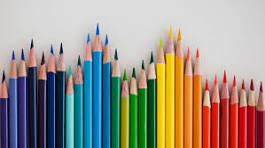
#> input picture Images/pencils.jpeg, 265 x 148 px, found by its file name
$ jupyter execute spatial_filtering.ipynb   (shell and % lines are left out)
#> lines starting #> are read from the running program, lines starting #| are printed output that depends on the picture; long printed decimals are rounded
[cell 1]
import numpy as np
import cv2 as cv

f = np.array([[0, 0, 0, 0, 0, 0, 0, 0],
              [0, 0, 0, 0, 0, 0, 0, 0],
              [0, 0, 0, 0, 0, 0, 0, 0],
              [0, 0, 180, 90, 90, 180, 90, 0],
              [0, 0, 180, 90, 180, 180, 0, 0],
              [0, 0, 0, 0, 0, 0, 0, 0],
              [0, 0, 0, 0, 0, 0, 0, 0]])
k = 1/9*np.array([[1, 1, 1], [1, 1, 1], [1, 1, 1]])
g = cv.filter2D(f.astype(np.float32), -1, k.astype(np.float32))
print(g)

# Average Filtering Using Loops

[cell 2]
import cv2 as cv
import matplotlib.pyplot as plt
import numpy as np
import math

def filter(image, kernel):
    assert kernel.shape[0] % 2 == 1 and kernel.shape[1] % 2 == 1
    k_hh, k_hw = kernel.shape[0] // 2, kernel.shape[1] // 2
    h, w = image.shape
    image_float = cv.normalize(image.astype('float'), None, 0.0, 1.0, cv.NORM_MINMAX)
    result = np.zeros(image.shape, dtype='float')

    for m in range(k_hh, h - k_hh):
        for n in range(k_hw, w - k_hw):
            result[m, n] = np.dot(image_float[m - k_hh:m + k_hh + 1, n - k_hw:n + k_hw + 1].flatten(), kernel.flatten())
    return result

# Adjust the image path if necessary
img = cv.imread('C:/Users/nadil/Desktop/EN3160_Image_Processing_and_Machine_Vision/images/pencils.jpeg', cv.IMREAD_GRAYSCALE)
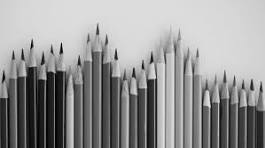
#> img: shape (148, 265); min 0, max 235, mean 149
if img is None:
    raise FileNotFoundError("Image file not found. Please check the file path.")

f, axarr = plt.subplots(1, 2)
axarr[0].imshow(img, cmap="gray")
axarr[0].set_title('Original')

kernel = np.array([[1/9, 1/9, 1/9],
                   [1/9, 1/9, 1/9],
                   [1/9, 1/9, 1/9]], dtype='float')

imgb = filter(img, kernel)
#> after the loop in filter, `for m in range(k_hh, h - k_hh):`:
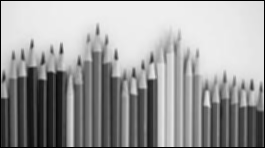
#> result: shape (148, 265) float64; min 0, max 0.94, mean 0.62
imgb = imgb * 255.0
imgb = imgb.astype(np.uint8)

axarr[1].imshow(imgb, cmap="gray")
axarr[1].set_title('Filtered')

plt.show()
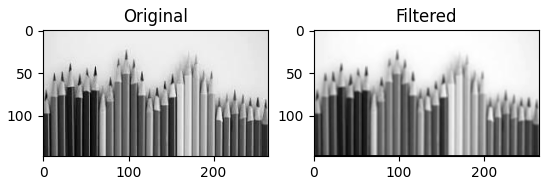
#> figure drawn by matplotlib, 2 panels
cv.imwrite('keira_filtered.png', imgb)
#> Out = True

# Averaging using Filt2D

[cell 3]
import cv2 as cv
import numpy as np
from matplotlib import pyplot as plt

im = cv.imread('C:/Users/nadil/Desktop/EN3160_Image_Processing_and_Machine_Vision/images/sigiriya.jpg', cv.IMREAD_REDUCED_GRAYSCALE_2)
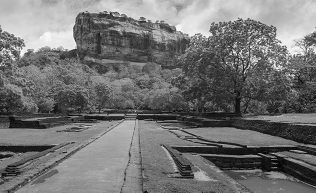
#> input picture Images/sigiriya.jpg, 316 x 193 px, found by its file name
#> im is the input picture: shape (193, 316); min 2, max 254, mean 114.9

assert im is not None

kernel = np.ones((3,3),np.float32)/9
imavg = cv.filter2D(im, cv.CV_32F, kernel)
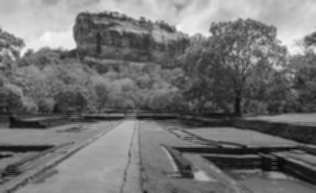
#> imavg: shape (193, 316) float32; min 6.33, max 246.7, mean 114.9

# cv.imwrite('../../EN2550Lectures/en2550_lec03_spatial_filtering/figures/sigiriya_sobel_horizontal.jpg', imc)

fig, axes  = plt.subplots(1,2, sharex='all', sharey='all', figsize=(18,9))
axes[0].imshow(im, cmap='gray')
axes[0].set_title('Original')
axes[0].set_xticks([]), axes[0].set_yticks([])
axes[1].imshow(imavg, cmap='gray')
axes[1].set_title('Averaging')
axes[1].set_xticks([]), axes[1].set_yticks([])
plt.show()

# Sobel Filtering

[cell 4]
import cv2 as cv
import numpy as np
from matplotlib import pyplot as plt

im = cv.imread('C:/Users/nadil/Desktop/EN3160_Image_Processing_and_Machine_Vision/images/sigiriya.jpg', cv.IMREAD_REDUCED_GRAYSCALE_2)
assert im is not None

sobel_x = np.array([[-1, -2, -1], [0, 0, 0], [1, 2, 1]])
sobel_y = np.array([[-1, 0, 1], [-2, 0, 2], [-1, 0, 1]])

im_x = cv.filter2D(im, cv.CV_64F, sobel_x)
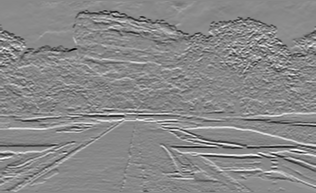
#> im_x: shape (193, 316) float64; min -720, max 622, mean -2.9; drawn with min black and max white
im_y = cv.filter2D(im, cv.CV_64F, sobel_y)
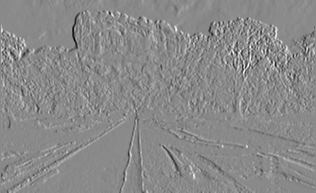
#> im_y: shape (193, 316) float64; min -706, max 599, mean -0.1; drawn with min black and max white

fig, ax  = plt.subplots(1,2, sharex='all', sharey='all', figsize=(18,9))
ax[0].imshow(im_x, cmap='gray')
ax[0].set_title('Sobel X')
ax[0].set_xticks([]), ax[0].set_yticks([])
ax[1].imshow(im_y, cmap='gray')
ax[1].set_title('Sobel Y')
ax[1].set_xticks([]), ax[1].set_yticks([])
plt.show()

# Sharpening

### 125 added to the img - smoothed when displaying

[cell 5]
# Sharpening
import cv2 as cv
import matplotlib.pyplot as plt
from scipy import stats

img = cv.imread('C:/Users/nadil/Desktop/EN3160_Image_Processing_and_Machine_Vision/images/tom.jpg', cv.IMREAD_REDUCED_GRAYSCALE_2)
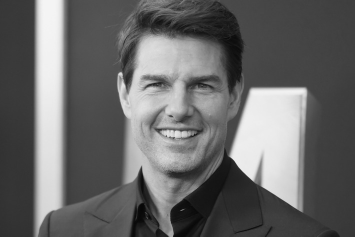
#> input picture Images/tom.jpg, 355 x 237 px, found by its file name
#> img is the input picture: shape (237, 355); min 6, max 245, mean 103.6

sigma = 2
kernel = cv.getGaussianKernel(5, sigma)
blurred = cv.sepFilter2D(img, -1, kernel, kernel, anchor=(-1,-1), delta=0, borderType=cv.BORDER_REPLICATE)
diff =  cv.subtract(img, blurred)
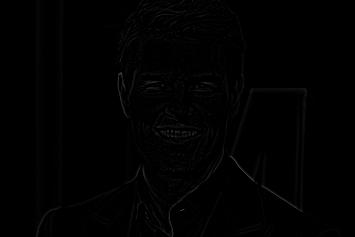
#> diff: shape (237, 355); min 0, max 73, mean 1.3

sharpened = cv.addWeighted(img, 1.0, diff, 1.5, 0)

print(stats.describe(diff.ravel()))
#| DescribeResult(nobs=84135, minmax=(0, 73), mean=1.297, variance=13.521, skewness=6.147, kurtosis=55.430)


# [4 lines of commented-out code are left out]

fig, axes  = plt.subplots(2,2, sharex='all', sharey='all', figsize=(18,12))
axes[0,0].imshow(img, cmap='gray')
axes[0,0].set_title('Original')
axes[0,0].set_xticks([]), axes[0,0].set_yticks([])
axes[0,1].imshow(blurred, cmap='gray')
axes[0,1].set_title('Blurred')
axes[0,1].set_xticks([]), axes[0,1].set_yticks([])
axes[1,0].imshow(diff + 125, cmap='gray', vmin=0, vmax=255)
axes[1,0].set_title('Difference')
axes[1,0].set_xticks([]), axes[1,0].set_yticks([])
axes[1,1].imshow(sharpened, cmap='gray')
axes[1,1].set_title('Sharpened')
axes[1,1].set_xticks([]), axes[1,1].set_yticks([])
# plt.savefig('../../EN2550Lectures/en2550_lec03_spatial_filtering/figures/tom_unsharp.jpg')
plt.show()
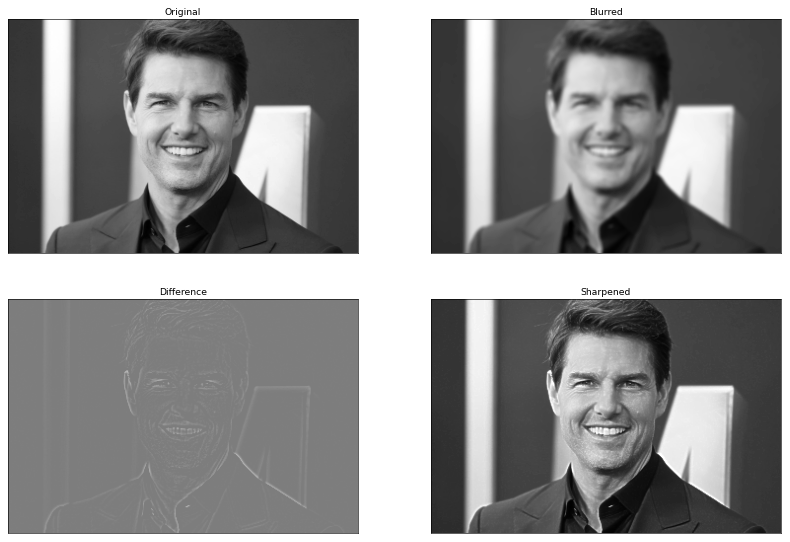
#> figure drawn by matplotlib, 4 panels
